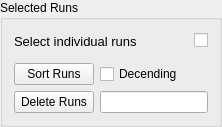
       <widget class="QGroupBox" name="groupBox_7">
        <property name="title">
         <string>Selected Runs</string>
        </property>
        <layout class="QVBoxLayout" name="verticalLayout_9">
         <item>
          <layout class="QHBoxLayout" name="horizontalLayout_4">
           <item>
            <widget class="QLabel" name="label_5">
             <property name="font">
              <font>
               <pointsize>10</pointsize>
              </font>
             </property>
             <property name="toolTip">
              <string>&lt;html&gt;&lt;head/&gt;&lt;body&gt;&lt;p&gt;Type in or add from left folder tree&lt;/p&gt;&lt;/body&gt;&lt;/html&gt;</string>
             </property>
             <property name="text">
              <string>Select individual runs </string>
             </property>
             <property name="textFormat">
              <enum>Qt::AutoText</enum>
             </property>
             <property name="wordWrap">
              <bool>true</bool>
             </property>
            </widget>
           </item>
           <item>
            <spacer name="horizontalSpacer_10">
             <property name="orientation">
              <enum>Qt::Horizontal</enum>
             </property>
             <property name="sizeHint" stdset="0">
              <size>
               <width>40</width>
               <height>20</height>
              </size>
             </property>
            </spacer>
           </item>
           <item>
            <widget class="QCheckBox" name="checkBox_selectRuns">
             <property name="toolTip">
              <string>&lt;html&gt;&lt;head/&gt;&lt;body&gt;&lt;p&gt;Select or deselect all runs&lt;/p&gt;&lt;/body&gt;&lt;/html&gt;</string>
             </property>
             <property name="text">
              <string/>
             </property>
            </widget>
           </item>
          </layout>
         </item>
         <item>
<widget class="QFrame" name="frame_tableWidget_selectedRuns"/>
         </item>
         <item>
          <layout class="QGridLayout" name="gridLayout_25">
           <item row="0" column="0">
            <widget class="QPushButton" name="pushButton_sortSelectedRuns">
             <property name="text">
              <string>Sort Runs</string>
             </property>
            </widget>
           </item>
           <item row="1" column="1">
            <widget class="QLineEdit" name="lineEdit_runsToDelete">
             <property name="sizePolicy">
              <sizepolicy hsizetype="Preferred" vsizetype="Fixed">
               <horstretch>0</horstretch>
               <verstretch>0</verstretch>
              </sizepolicy>
             </property>
            </widget>
           </item>
           <item row="0" column="1">
            <widget class="QCheckBox" name="checkBox_runsOrderDescend">
             <property name="text">
              <string>Decending</string>
             </property>
            </widget>
           </item>
           <item row="1" column="0">
            <widget class="QPushButton" name="pushButton_deleteRuns">
             <property name="text">
              <string>Delete Runs</string>
             </property>
            </widget>
           </item>
          </layout>
         </item>
        </layout>
       </widget>
